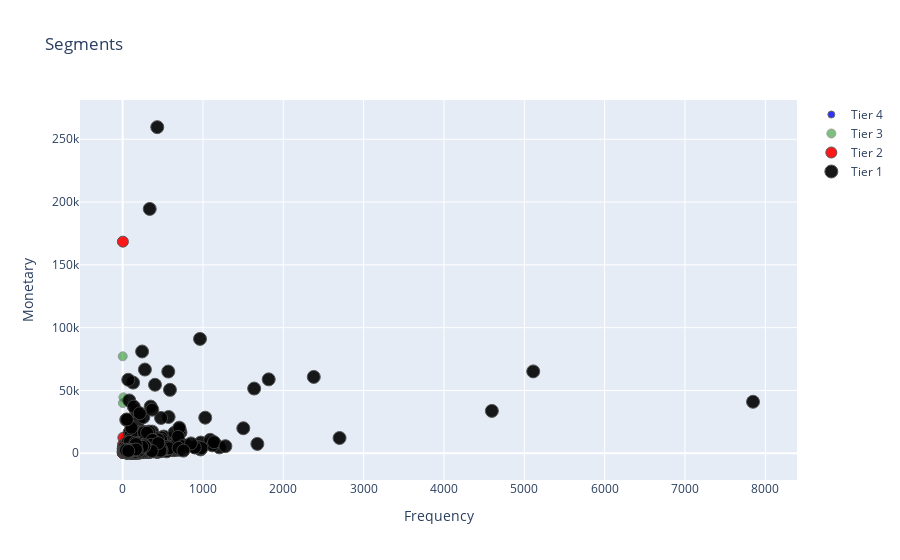

The code cell stored with this chart in its notebook:
### Code cell
#Frequency Vs Monetary
#graph = scores.query("Monetary < 50000 and Frequency < 2000")
graph = scores
plot_data = [
    gobj.Scatter(
        x=graph.query("Customer_Tier_Division == 'Tier 4'")['Frequency'],
        y=graph.query("Customer_Tier_Division == 'Tier 4'")['Monetary'],
        mode='markers',
        name='Tier 4',
        marker= dict(size= 7,
            line= dict(width=1),
            color= 'blue',
            opacity= 0.8
           )
    ),
        gobj.Scatter(
        x=graph.query("Customer_Tier_Division == 'Tier 3'")['Frequency'],
        y=graph.query("Customer_Tier_Division == 'Tier 3'")['Monetary'],
        mode='markers',
        name='Tier 3',
        marker= dict(size= 9,
            line= dict(width=1),
            color= 'green',
            opacity= 0.5
           )
    ),
        gobj.Scatter(
        x=graph.query("Customer_Tier_Division == 'Tier 2'")['Frequency'],
        y=graph.query("Customer_Tier_Division == 'Tier 2'")['Monetary'],
        mode='markers',
        name='Tier 2',
        marker= dict(size= 11,
            line= dict(width=1),
            color= 'red',
            opacity= 0.9
           )
    ),
    gobj.Scatter(
        x=graph.query("Customer_Tier_Division == 'Tier 1'")['Frequency'],
        y=graph.query("Customer_Tier_Division == 'Tier 1'")['Monetary'],
        mode='markers',
        name='Tier 1',
        marker= dict(size= 13,
            line= dict(width=1),
            color= 'black',
            opacity= 0.9
           )
    ),
]

plot_layout = gobj.Layout(
        yaxis= {'title': "Monetary"},
        xaxis= {'title': "Frequency"},
        title='Segments'
    )
fig = gobj.Figure(data=plot_data, layout=plot_layout)
po.iplot(fig)

### Figure 1 — Plotly figure (JSON) as saved in the notebook; plotly's stock layout.template omitted (floating-point values rounded to 4 significant figures; data arrays with more than 128 entries replaced by an {"elided": "..."} marker saying what was removed)
{"data": [{"marker": {"color": "blue", "line": {"width": 1}, "opacity": 0.8, "size": 7}, "mode": "markers", "name": "Tier 4", "type": "scatter", "x": {"elided": "705 int values"}, "y": {"elided": "705 float values"}}, {"marker": {"color": "green", "line": {"width": 1}, "opacity": 0.5, "size": 9}, "mode": "markers", "name": "Tier 3", "type": "scatter", "x": {"elided": "895 int values"}, "y": {"elided": "895 float values"}}, {"marker": {"color": "red", "line": {"width": 1}, "opacity": 0.9, "size": 11}, "mode": "markers", "name": "Tier 2", "type": "scatter", "x": {"elided": "1181 int values"}, "y": {"elided": "1181 float values"}}, {"marker": {"color": "black", "line": {"width": 1}, "opacity": 0.9, "size": 13}, "mode": "markers", "name": "Tier 1", "type": "scatter", "x": {"elided": "1140 int values"}, "y": {"elided": "1140 float values"}}], "layout": {"title": {"text": "Segments"}, "xaxis": {"title": {"text": "Frequency"}}, "yaxis": {"title": {"text": "Monetary"}}}}
